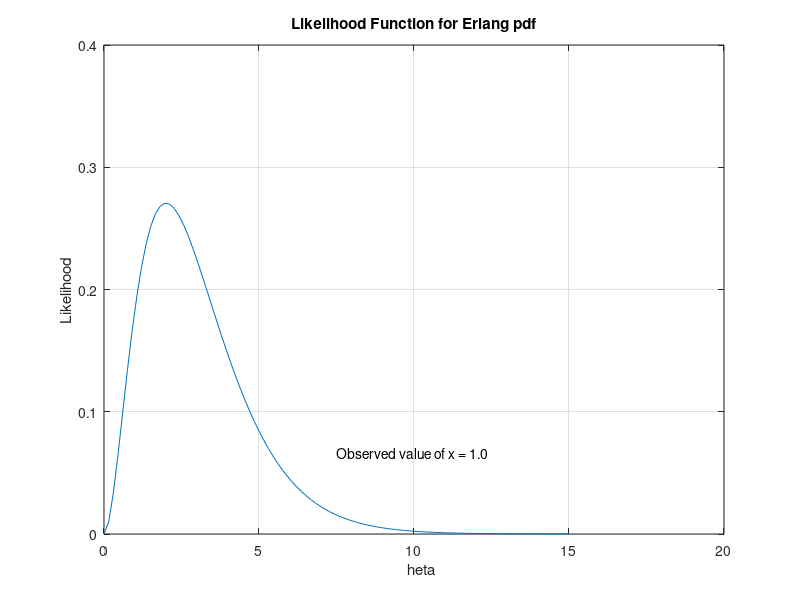

Write MATLAB code to recreate this figure. (Note: this script raises an error after producing the figure.)
%% ASTE 583 HW #7
%% Problem #4 Part B
close all; clear;

f = @(x, theta) (theta.^2).*x.*exp(-1.*theta.*x)*0.5;

thetaStep = linspace(0,15);
plot(thetaStep,f(1,thetaStep))
ylim([0 0.4])
xlabel("\theta");
ylabel("Likelihood")
title("Likelihood Function for Erlang pdf")
text(mean(thetaStep),mean(f(1,thetaStep)),"Observed value of x = 1.0")

%% Problem #4 Part C
index = find(f(1,thetaStep) == max(f(1,thetaStep)));
xMax = thetaStep(index);
yMax = f(1,xMax);
grid on
text(xMax-0.06,yMax+0.009,"\downarrow MLE of \theta = "+sprintf("%1.6f",yMax));